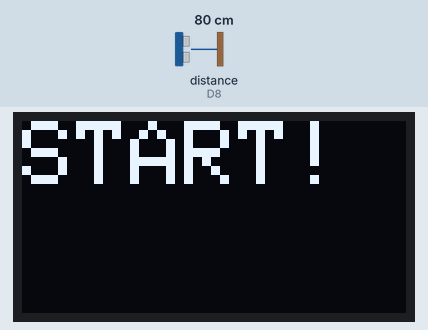
Bench run of a sketch on a simulated ESP8266 (NodeMCU). Parts: 128×64 one-colour display. Wiring (inferred from the names in the program): ultrasonic range finder: trigger D7; echo D8. Inputs (shaded band) come from the test bench; at power-on: distance to the obstacle (sensor on D8) 80 cm. The echo pulse lasts 58.3 µs per cm; what the sketch prints to the serial monitor is not drawn.

Above: at 0.1 s.
At 2.2 s:
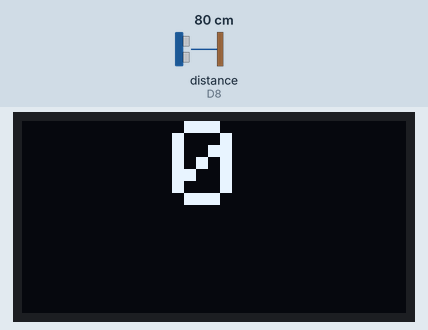
2.3 s: distance to the obstacle (sensor on D8) set to 2 cm
At 3.2 s:
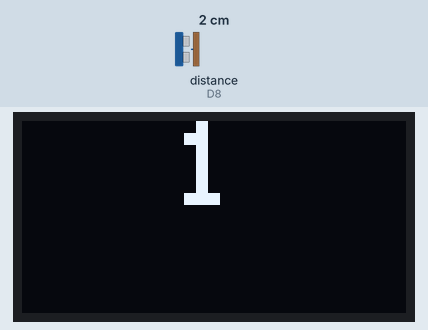
Timing chart, 0 to 5.3 s (numbered marks = the images above; inputs shaded):
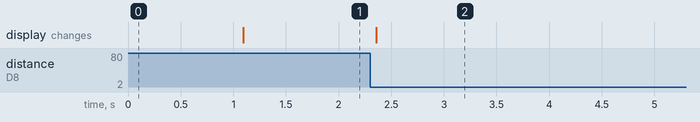

Measured:
- after the input at 2.3 s, the display: changes after 0.06 s (image 2)

The sketch:

v3_Counter.ino
```cpp
//초음파센서부분선언
#define TrigPin  D7
#define EchoPin  D8

//디스플레이부분선언
#include <SPI.h>
#include <Wire.h>
#include <Adafruit_GFX.h>
#include <Adafruit_SSD1306.h>
#define OLED_RESET LED_BUILTIN  //4
Adafruit_SSD1306 display(OLED_RESET);
#if (SSD1306_LCDHEIGHT != 64)
//#error("Height incorrect, please fix Adafruit_SSD1306.h!");
#endif


  //변수선언
  float duration, distance, distance0, distance1=199;
  int count=0;

void setup() {
  //시리얼포트 활성화
  Serial.begin(9600);

  //초음파센서 활성화
  pinMode(TrigPin, OUTPUT);
  pinMode(EchoPin, INPUT);

  //디스플레이 활성화
  display.begin(SSD1306_SWITCHCAPVCC, 0x3C);
  display.clearDisplay();
  //display.display();
  display.setTextSize(3);
  display.setTextColor(WHITE);
  display.setCursor(0, 0);
  display.println("START!");
  display.display();

  delay(1000);
}

void loop() {

  // 센서 읽기
    delay(10);
    digitalWrite(TrigPin, LOW);
    delayMicroseconds(2);
    digitalWrite(TrigPin, HIGH);
    delayMicroseconds(10);
    digitalWrite(TrigPin, LOW);
    duration = pulseIn(EchoPin, HIGH, 11764); //11764us (약200cm)초과하면 0으로
    distance = duration * 0.034 / 2;

   //0일땐 값 200cm
      if(distance == 0){
        distance = 200;
      } else{}


  //필터
    distance0 = distance1;
    distance1 = distance0*0.80 + distance*0.20;

  //시리얼 모니터에 표시
  Serial.print(distance0);
  Serial.print("      ");
  Serial.println(distance1);

  //트리거
  if(distance0>70 and distance1<=70){
    count=count+1;
  }else{}

  //OLED에 표시
  Serial.println(count);
  display.clearDisplay();
  display.setTextSize(4);
  display.setCursor(50, 0);
  display.print(count);
  display.display();

}
```
